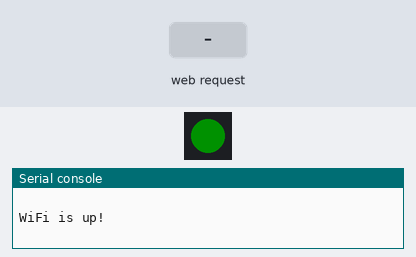
A program run on a simulated Pycom board running MicroPython. Parts: 1 RGB LEDs in strip order, left to right, the last lines printed to the serial console. Inputs (shaded band) come from the test bench. Dim RGB values are drawn brighter than linear; threads take turns every 2 ms; a WiFi scan finds the one network the program names.

Above: at 5.2 s.
5.3 s: HTTP request GET /color received
At 5.7 s:
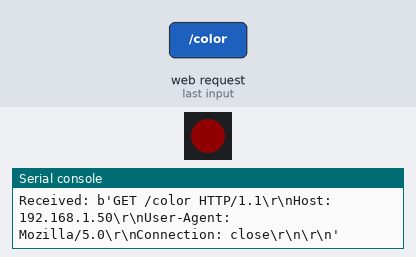
7.3 s: HTTP request GET /wifidata?data received
At 8.3 s:
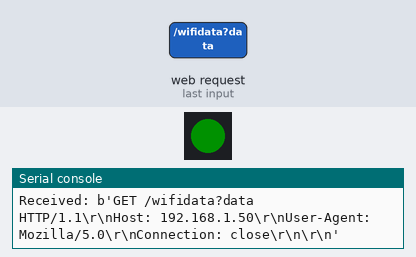
8.8 s: HTTP request GET / received
At 9.2 s:
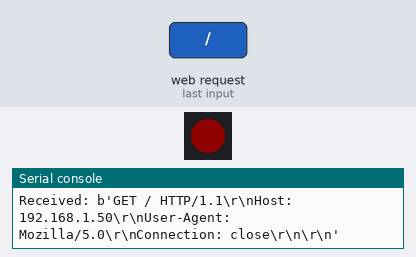
Timing chart, 0 to 11.8 s (numbered marks = the images above; inputs shaded):
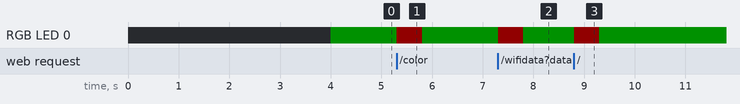

The program:

main.py
```python
from webserver.customwebserver import *
from network import WLAN
import machine
wlan = WLAN(mode=WLAN.STA)
print(ssid+password)
nets = wlan.scan()
for net in nets:
    if net.ssid == ssid:
        print('Network found!')
        wlan.connect(net.ssid, auth=(net.sec, password), timeout=5000)
        while not wlan.isconnected():
            machine.idle() # save power while waiting
        print('WLAN connection succeeded!')
        break
ssid,password=webserver_main()
```

customwebserver.py
```python
import usocket
import _thread
import time
from network import WLAN
import pycom
availablecolor = 0x001100
connectioncolor = 0x110000
ssid=''
password=''
c=0

# Thread for handling a client
def client_thread(clientsocket,n):
    # Receive maxium of 12 bytes from the client
    r = clientsocket.recv(4096)
    urlfind(str(r))
    # If recv() returns with 0 the other end closed the connection
    if len(r) == 0:
        clientsocket.close()
        return
    else:
        # Do something wth the received data...
        print("Received: {}".format(str(r))) #uncomment this line to view the HTTP request

    http = "HTTP/1.1 200 OK\r\nContent-Type: text/html\r\nConnection:close \r\n\r\n" #HTTP response
    if "GET /wifidata?data" in str(r):
        clientsocket.send(http + "<html><body><h1> Entered Ssid and password </h1><br> <a href='/'> go back </a></body></html>")

    if "GET / " in str(r):
        #this is a get response for the page
        # Sends back some data
        c=1
        clientsocket.send(http + "<html><body><h1> You are connection "+ str(n) + "</h1><br> Enter the wifi and password <br>  <label for=\"fname\">First name:</label><input type=\"text\" id=\"ssid\" name=\"ssid\"><br><br><label for=\"password\">Password:</label><input type=\"text\" id=\"password\" name=\"password\"><br><br> <button type=\"button\" onClick=\"submitfunction()\" >Enter</button><script>function submitfunction() {var ssid=document.getElementById(\"ssid\").value ;var password=document.getElementById(\"password\").value ;fetch(\"http://192.168.4.1/wifidata?data=\"+ssid+\"&pass=\"+password);}</script></body></html>")

    elif "GET /color" in str(r):
        pycom.rgbled(0xFFFFFF)
        clientsocket.send(http + "<html><body><h1> You are connection "+ str(n) + "</h1><br> Your browser will send multiple requests <br> <a href='/hello'> hello!</a><br><a href='/color'>change led color!</a></body></html>")
    # Close the socket and terminate the thread


    clientsocket.close()
    pycom.rgbled(connectioncolor)
    time.sleep_ms(500)
    pycom.rgbled(availablecolor)

def urlfind(r):
    position=20
    position=r.find('H')
    start= r.find('?')
    query=r[start:int(position)]
    end=0
    print(query)
    for letter in query:
        if letter=='=':
            start=query.find(letter)
        if letter=='&':
            end=query.find(letter)
            ssid=query[start+1:end]
            print("ssid:"+ssid)
    passquery=query[end:]
    for l in passquery:
        if l=='=':
            start=passquery.find(l)
    password=passquery[start+1:]
    print(password)

def webserver_main():
    time.sleep(1)
    wifi = WLAN()
    wifi.init(mode=WLAN.AP, ssid="hello", auth=None, channel=11)
    print("WiFi is up!")
    time.sleep(1)
    pycom.heartbeat(False)
    pycom.rgbled(availablecolor)

    # Set up server socket
    serversocket = usocket.socket(usocket.AF_INET, usocket.SOCK_STREAM)
    serversocket.setsockopt(usocket.SOL_SOCKET, usocket.SO_REUSEADDR, 1)
    serversocket.bind(("192.168.4.1",80 ))

    # Accept maximum of 5 connections at the same time
    serversocket.listen(5)

    # Unique data to send back

    while c==0:
        # Accept the connection of the clients
        (clientsocket, address) = serversocket.accept()
        # Start a new thread to handle the client
        _thread.start_new_thread(client_thread, (clientsocket, c))


    serversocket.close()
    return ssid,password
```

Measured:
- after the input at 5.3 s, RGB LED 0: RGB(0, 17, 0) → RGB(17, 0, 0) at once, → RGB(0, 17, 0) 0.50 s later
- after the input at 7.3 s, RGB LED 0: RGB(0, 17, 0) → RGB(17, 0, 0) at once, → RGB(0, 17, 0) 0.50 s later
- after the input at 8.8 s, RGB LED 0: RGB(0, 17, 0) → RGB(17, 0, 0) at once, → RGB(0, 17, 0) 0.50 s later
